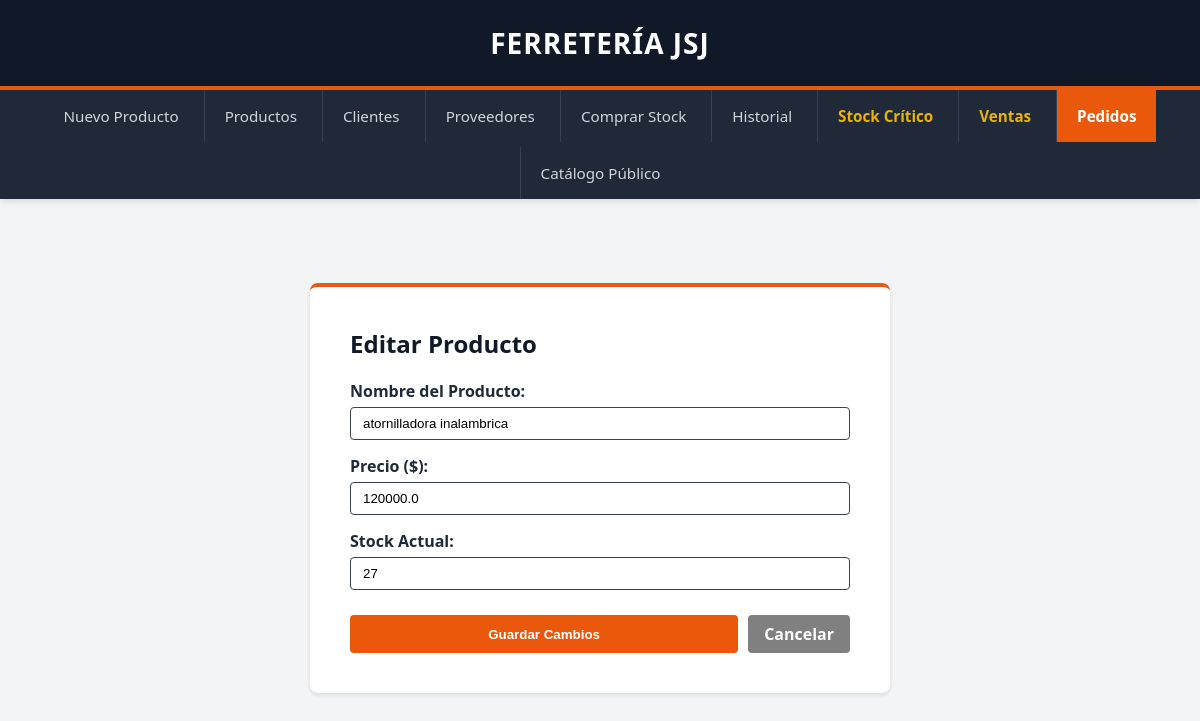
Before: /editar_producto/2 with the older database file.
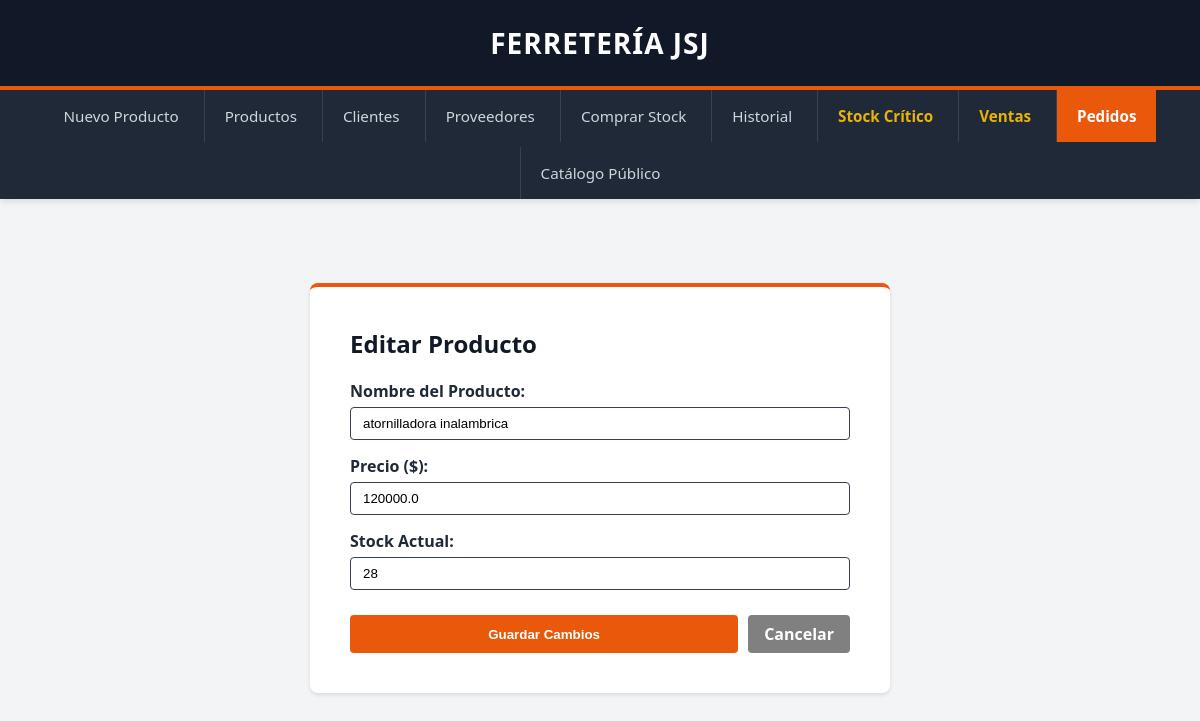
After: the same page with the newer database file.
### db.py (models this page shows)
class Producto(Base):
    __tablename__ = "producto"
    id_producto = Column(Integer, primary_key=True, autoincrement=True)
    nombre = Column(String, nullable=False)
    precio = Column(Float, nullable=False)
    stock = Column(Integer, nullable=False)
    activo = Column(Boolean, default=True)
    fk_id_categoria = Column(Integer, ForeignKey("categoria.id_categoria"), nullable=False)
    categoria = relationship("Categoria")

### app.py (the view)
@app.route("/editar_producto/<int:id_producto>", methods=["GET", "POST"])
def modificarProducto(id_producto):
    return editarProducto(id_producto)

### producto.py (called while the page is built, shortened)
def editarProducto(id_producto):
    db_cursor = Session()
    producto = db_cursor.query(Producto).filter_by(id_producto=id_producto).first()
    if not producto:
        db_cursor.close()
        return redirect(url_for("cargarProducto"))
    error = None
    pagina = render_template("editar_producto.html", producto=producto, error=error)
    db_cursor.close()
    return pagina

### templates/editar_producto.html (shortened to what this page needs)
{% extends "base.html" %}
{% block content %}
<div class="ventas-container" style="display: flex; justify-content: center; margin-top: 20px;">
    <div style="background-color: white; padding: 40px; border-radius: 8px; box-shadow: 0 2px 4px rgba(0,0,0,0.1); width: 100%; max-width: 500px; border-top: 4px solid var(--hw-orange);">
        <h2 style="margin-top: 0; color: var(--hw-dark);">Editar Producto</h2>
        <form action="" method="post" style="display: flex; flex-direction: column; gap: 15px; margin-top: 20px;">
            <div>
                <label style="font-weight: bold; display: block; margin-bottom: 5px;">Nombre del Producto:</label>
                <input type="text" name="nombre" class="ventas-input" value="{{producto.nombre}}" style="width: 100%; box-sizing: border-box;" required>
            </div>
            <div>
                <label style="font-weight: bold; display: block; margin-bottom: 5px;">Precio ($):</label>
                <input type="number" step="0.01" name="precio" class="ventas-input" value="{{producto.precio or ''}}" style="width: 100%; box-sizing: border-box;" required>
            </div>
            <div>
                <label style="font-weight: bold; display: block; margin-bottom: 5px;">Stock Actual:</label>
                <input type="number" name="stock" class="ventas-input" value="{{producto.stock or ''}}" style="width: 100%; box-sizing: border-box;" required>
            </div>
            <div style="display: flex; gap: 10px; margin-top: 10px;">
                <button type="submit" class="ventas-btn" style="flex-grow: 1;">Guardar Cambios</button>
                <a href="{{url_for('cargarProducto')}}" class="ventas-btn" style="background-color: gray; text-align: center; text-decoration: none;">Cancelar</a>
            </div>
        </form>
    </div>
</div>
{% endblock %}

Changed rows visible on the page:
changed Producto "atornilladora inalambrica": stock "27" → "28"
